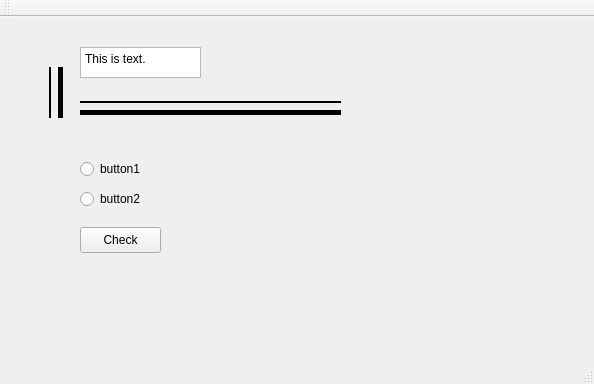
<?xml version="1.0" encoding="UTF-8"?>
<ui version="4.0">
 <class>QtWidgetsApplication1Class</class>
 <widget class="QMainWindow" name="QtWidgetsApplication1Class">
  <property name="geometry">
   <rect>
    <x>0</x>
    <y>0</y>
    <width>594</width>
    <height>384</height>
   </rect>
  </property>
  <property name="windowTitle">
   <string>QtWidgetsApplication1</string>
  </property>
  <widget class="QWidget" name="centralWidget">
   <widget class="QPlainTextEdit" name="plainTextEdit">
    <property name="geometry">
     <rect>
      <x>80</x>
      <y>30</y>
      <width>121</width>
      <height>31</height>
     </rect>
    </property>
    <property name="plainText">
     <string>This is text.</string>
    </property>
   </widget>
   <widget class="Line" name="horizontal_line">
    <property name="geometry">
     <rect>
      <x>80</x>
      <y>50</y>
      <width>261</width>
      <height>91</height>
     </rect>
    </property>
    <property name="acceptDrops">
     <bool>false</bool>
    </property>
    <property name="autoFillBackground">
     <bool>false</bool>
    </property>
    <property name="frameShadow">
     <enum>QFrame::Shadow::Plain</enum>
    </property>
    <property name="lineWidth">
     <number>5</number>
    </property>
    <property name="midLineWidth">
     <number>0</number>
    </property>
    <property name="orientation">
     <enum>Qt::Orientation::Horizontal</enum>
    </property>
   </widget>
   <widget class="Line" name="line_2">
    <property name="geometry">
     <rect>
      <x>20</x>
      <y>50</y>
      <width>81</width>
      <height>51</height>
     </rect>
    </property>
    <property name="frameShadow">
     <enum>QFrame::Shadow::Plain</enum>
    </property>
    <property name="lineWidth">
     <number>5</number>
    </property>
    <property name="orientation">
     <enum>Qt::Orientation::Vertical</enum>
    </property>
   </widget>
   <widget class="QRadioButton" name="radioButton">
    <property name="geometry">
     <rect>
      <x>80</x>
      <y>140</y>
      <width>151</width>
      <height>24</height>
     </rect>
    </property>
    <property name="text">
     <string>button1</string>
    </property>
   </widget>
   <widget class="QRadioButton" name="radioButton_2">
    <property name="geometry">
     <rect>
      <x>80</x>
      <y>170</y>
      <width>151</width>
      <height>24</height>
     </rect>
    </property>
    <property name="text">
     <string>button2</string>
    </property>
   </widget>
   <widget class="Line" name="line_3">
    <property name="geometry">
     <rect>
      <x>10</x>
      <y>50</y>
      <width>81</width>
      <height>51</height>
     </rect>
    </property>
    <property name="frameShadow">
     <enum>QFrame::Shadow::Plain</enum>
    </property>
    <property name="lineWidth">
     <number>2</number>
    </property>
    <property name="orientation">
     <enum>Qt::Orientation::Vertical</enum>
    </property>
   </widget>
   <widget class="Line" name="horizontal_line_2">
    <property name="geometry">
     <rect>
      <x>80</x>
      <y>40</y>
      <width>261</width>
      <height>91</height>
     </rect>
    </property>
    <property name="acceptDrops">
     <bool>false</bool>
    </property>
    <property name="autoFillBackground">
     <bool>false</bool>
    </property>
    <property name="frameShadow">
     <enum>QFrame::Shadow::Plain</enum>
    </property>
    <property name="lineWidth">
     <number>2</number>
    </property>
    <property name="midLineWidth">
     <number>0</number>
    </property>
    <property name="orientation">
     <enum>Qt::Orientation::Horizontal</enum>
    </property>
   </widget>
   <widget class="QPushButton" name="pushButton">
    <property name="geometry">
     <rect>
      <x>80</x>
      <y>210</y>
      <width>81</width>
      <height>26</height>
     </rect>
    </property>
    <property name="text">
     <string>Check</string>
    </property>
   </widget>
  </widget>
  <widget class="QMenuBar" name="menuBar">
   <property name="geometry">
    <rect>
     <x>0</x>
     <y>0</y>
     <width>594</width>
     <height>33</height>
    </rect>
   </property>
  </widget>
  <widget class="QToolBar" name="mainToolBar">
   <attribute name="toolBarArea">
    <enum>TopToolBarArea</enum>
   </attribute>
   <attribute name="toolBarBreak">
    <bool>false</bool>
   </attribute>
  </widget>
  <widget class="QStatusBar" name="statusBar"/>
 </widget>
 <layoutdefault spacing="6" margin="11"/>
 <resources>
  <include location="QtWidgetsApplication1.qrc"/>
 </resources>
 <connections/>
</ui>
